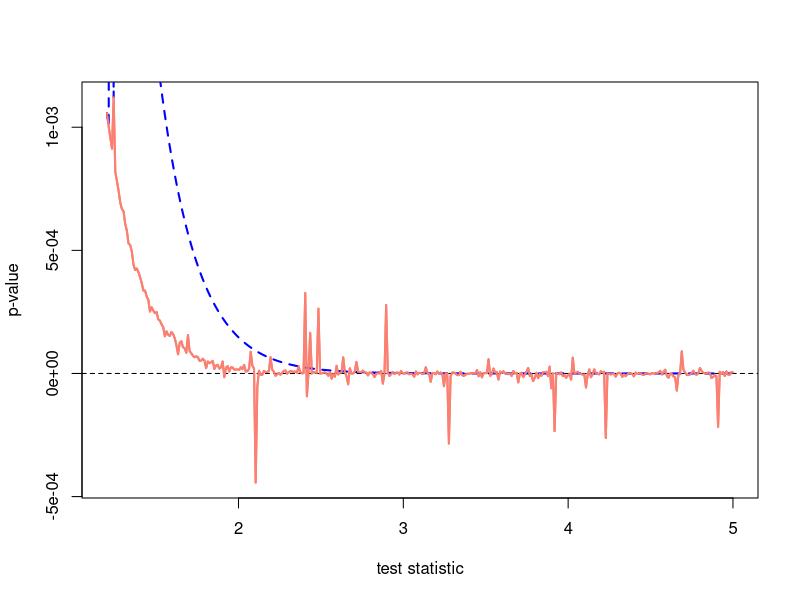

Recreate this plot in R.
#setwd('/home/tba3/Desktop/today/ks-test/JSS')

  cvm.stat.disc <- function(x,y, type=c("W2", "U2", "A2")) {
    type <- match.arg(type)
    I <- knots(y)
    N <- length(x)
    e <- diff(c(0,N*y(I)))
    obs <- rep(0, length(I))
    for(j in 1:length(I)) {
      obs[j] <- length(which(x == I[j]))
    }
    S <- cumsum(obs)
    T <- cumsum(e)
    H <- T/N
    p <- e/N
    t <- (p + p[c(2:length(p), 1)])/2
    Z <- S - T
    Zbar <- sum(Z*t)

    S0 <- diag(p) - p %*% t(p)
    A <- matrix(1, length(p), length(p))
    A <- apply(row(A) >= col(A),2, as.numeric)
    E <- diag(t)
    One <- rep(1, nrow(E))
    K <- diag(0, length(H))
    diag(K)[-length(H)] <- 1/(H[-length(H)]*(1-H[-length(H)]))
    Sy <- A %*% S0 %*% t(A)
    M <- switch(type, W2 = E,
                U2 = (diag(1, nrow(E)) - 
                      E%*%One%*%t(One))%*%E%*%(diag(1, nrow(E)) -
                      One%*%t(One)%*%E),
                A2 = E%*%K)
    lambda <- eigen(M%*%Sy)$values

    STAT <- switch(type, W2 = sum(Z^2*t)/N, U2 = sum((Z-Zbar)^2*t)/N,
                   A2 = sum((Z^2*t/(H*(1-H) ))[-length(I)])/N)

    return(c(STAT, lambda))
  } # End cvm.stat()


  cvm.pval <- function(STAT, lambda, good=TRUE) {

    x <- STAT

    theta <- function(u) {
      VAL <- 0
      for(i in 1:length(lambda)) {
         VAL <- VAL + 0.5*atan(lambda[i]*u)
      }
      return(VAL - 0.5*x*u)
    }

    rho <- function(u) {
      VAL <- 0
      for(i in 1:length(lambda)) {
        VAL <- VAL + log(1 + lambda[i]^2*u^2)     
      }
      VAL <- exp(VAL*0.25)
      return(VAL)
    }

    fun <- function(u) return(sin(theta(u))/(u*rho(u)))

    pval <- 0
    try(pval <- 0.5 + integrate(fun, 0, Inf, subdivisions=1e6)$value/pi,
        silent=TRUE)
    if(pval > 0.001 || good == FALSE) return(pval)
    if(pval <= 0.001 & good == TRUE) {
      df <- sum(lambda != 0)
      return(dchisq(STAT/max(lambda),df))
    }
  } # End cvm.pval()

#lambda <- sort(runif(10))
#lambda <- sort(c(0.020837 , 0.342575 , 0.531838 , 0.604825 , 0.645453 , 0.706874 , 0.750545 , 0.776914 , 0.810034 , 0.880271))
y <- ecdf(1:4)
x <- sample(1:4)
lambda <- cvm.stat.disc(x,y,'W2')[-1]
cvm.pval(1, lambda)

I <- seq(0,5,length.out=500)
y <- rep(NA, length(I))
for(i in 1:length(I)) {
  y[i] <- cvm.pval(I[i], lambda, good=TRUE)
}
z <- rep(NA, length(I))
for(i in 1:length(I)) {
  z[i] <- cvm.pval(I[i], lambda, good=FALSE)
}

#pdf('fig1.pdf', height=6, width=8)
coff <- 1.2
coff2 <- 1.2
plot(I[I > coff], z[I > coff], type='l', xlab='test statistic', ylab='p-value', col='salmon', lwd=2)
abline(h=0, lty=2)
lines(I[I > coff2], y[I > coff2], lty=2, col='blue', lwd=2)
lines(I[I > coff], z[I > coff], col='salmon', lwd=2)
#dev.off()





